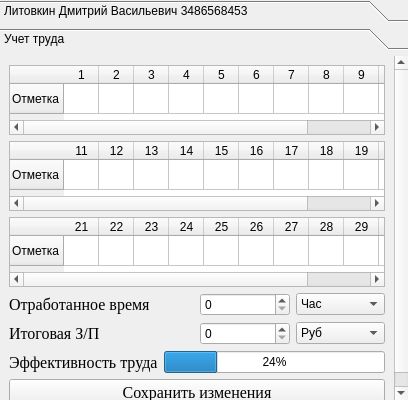
                   <widget class="QToolBox" name="toolBox_3">
                    <property name="enabled">
                     <bool>true</bool>
                    </property>
                    <property name="minimumSize">
                     <size>
                      <width>0</width>
                      <height>400</height>
                     </size>
                    </property>
                    <property name="currentIndex">
                     <number>1</number>
                    </property>
                    <widget class="QWidget" name="page_11">
                     <property name="geometry">
                      <rect>
                       <x>0</x>
                       <y>0</y>
                       <width>194</width>
                       <height>43</height>
                      </rect>
                     </property>
                     <attribute name="label">
                      <string>Литовкин Дмитрий Васильевич 3486568453</string>
                     </attribute>
                     <layout class="QFormLayout" name="formLayout_4">
                      <item row="0" column="0">
                       <layout class="QHBoxLayout" name="horizontalLayout_30">
                        <item>
                         <widget class="QPushButton" name="pushButton_12">
                          <property name="text">
                           <string>Редактировать</string>
                          </property>
                         </widget>
                        </item>
                        <item>
                         <widget class="QPushButton" name="pushButton_13">
                          <property name="text">
                           <string>Удалить</string>
                          </property>
                         </widget>
                        </item>
                       </layout>
                      </item>
                     </layout>
                    </widget>
                    <widget class="QWidget" name="page_12">
                     <property name="geometry">
                      <rect>
                       <x>0</x>
                       <y>0</y>
                       <width>399</width>
                       <height>374</height>
                      </rect>
                     </property>
                     <attribute name="label">
                      <string>Учет труда</string>
                     </attribute>
                     <layout class="QGridLayout" name="gridLayout_19">
                      <item row="5" column="0">
                       <widget class="QPushButton" name="pushButton_14">
                        <property name="font">
                         <font>
                          <family>Georgia</family>
                          <pointsize>12</pointsize>
                         </font>
                        </property>
                        <property name="text">
                         <string>Сохранить изменения</string>
                        </property>
                       </widget>
                      </item>
                      <item row="3" column="0">
                       <spacer name="verticalSpacer_14">
                        <property name="orientation">
                         <enum>Qt::Vertical</enum>
                        </property>
                        <property name="sizeHint" stdset="0">
                         <size>
                          <width>20</width>
                          <height>40</height>
                         </size>
                        </property>
                       </spacer>
                      </item>
                      <item row="1" column="0">
                       <layout class="QVBoxLayout" name="verticalLayout_36">
                        <item>
                         <layout class="QHBoxLayout" name="horizontalLayout_24">
                          <item>
                           <widget class="QLabel" name="label_38">
                            <property name="font">
                             <font>
                              <family>Georgia</family>
                              <pointsize>12</pointsize>
                             </font>
                            </property>
                            <property name="text">
                             <string>Отработанное время</string>
                            </property>
                           </widget>
                          </item>
                          <item>
                           <layout class="QHBoxLayout" name="horizontalLayout_25">
                            <item>
                             <widget class="QSpinBox" name="spinBox_7"/>
                            </item>
                            <item>
                             <widget class="QComboBox" name="comboBox_10">
                              <item>
                               <property name="text">
                                <string>Час</string>
                               </property>
                              </item>
                              <item>
                               <property name="text">
                                <string>День</string>
                               </property>
                              </item>
                             </widget>
                            </item>
                           </layout>
                          </item>
                         </layout>
                        </item>
                        <item>
                         <layout class="QHBoxLayout" name="horizontalLayout_26">
                          <item>
                           <widget class="QLabel" name="label_39">
                            <property name="font">
                             <font>
                              <family>Georgia</family>
                              <pointsize>12</pointsize>
                             </font>
                            </property>
                            <property name="text">
                             <string>Итоговая З/П</string>
                            </property>
                           </widget>
                          </item>
                          <item>
                           <layout class="QHBoxLayout" name="horizontalLayout_27">
                            <item>
                             <widget class="QSpinBox" name="spinBox_8"/>
                            </item>
                            <item>
                             <widget class="QComboBox" name="comboBox_11">
                              <item>
                               <property name="text">
                                <string>Руб</string>
                               </property>
                              </item>
                              <item>
                               <property name="text">
                                <string>Дол</string>
                               </property>
                              </item>
                             </widget>
                            </item>
                           </layout>
                          </item>
                         </layout>
                        </item>
                        <item>
                         <layout class="QHBoxLayout" name="horizontalLayout_28">
                          <item>
                           <widget class="QLabel" name="label_40">
                            <property name="font">
                             <font>
                              <family>Georgia</family>
                              <pointsize>12</pointsize>
                             </font>
                            </property>
                            <property name="text">
                             <string>Эффективность труда</string>
                            </property>
                           </widget>
                          </item>
                          <item>
                           <widget class="QProgressBar" name="progressBar_3">
                            <property name="value">
                             <number>24</number>
                            </property>
                           </widget>
                          </item>
                         </layout>
                        </item>
                       </layout>
                      </item>
                      <item row="0" column="0">
                       <layout class="QVBoxLayout" name="verticalLayout_37">
                        <item>
                         <widget class="QTableWidget" name="tableWidget_7">
                          <attribute name="horizontalHeaderDefaultSectionSize">
                           <number>35</number>
                          </attribute>
                          <row>
                           <property name="text">
                            <string>Отметка</string>
                           </property>
                          </row>
                          <column>
                           <property name="text">
                            <string>1</string>
                           </property>
                          </column>
                          <column>
                           <property name="text">
                            <string>2</string>
                           </property>
                          </column>
                          <column>
                           <property name="text">
                            <string>3</string>
                           </property>
                          </column>
                          <column>
                           <property name="text">
                            <string>4</string>
                           </property>
                          </column>
                          <column>
                           <property name="text">
                            <string>5</string>
                           </property>
                          </column>
                          <column>
                           <property name="text">
                            <string>6</string>
                           </property>
                          </column>
                          <column>
                           <property name="text">
                            <string>7</string>
                           </property>
                          </column>
                          <column>
                           <property name="text">
                            <string>8</string>
                           </property>
                          </column>
                          <column>
                           <property name="text">
                            <string>9</string>
                           </property>
                          </column>
                          <column>
                           <property name="text">
                            <string>10</string>
                           </property>
                          </column>
                          <column>
                           <property name="text">
                            <string>Х</string>
                           </property>
                          </column>
                         </widget>
                        </item>
                        <item>
                         <widget class="QTableWidget" name="tableWidget_8">
                          <attribute name="horizontalHeaderDefaultSectionSize">
                           <number>35</number>
                          </attribute>
                          <row>
                           <property name="text">
                            <string>Отметка</string>
                           </property>
                          </row>
                          <column>
                           <property name="text">
                            <string>11</string>
                           </property>
                          </column>
                          <column>
                           <property name="text">
                            <string>12</string>
                           </property>
                          </column>
                          <column>
                           <property name="text">
                            <string>13</string>
                           </property>
                          </column>
                          <column>
                           <property name="text">
                            <string>14</string>
                           </property>
                          </column>
                          <column>
                           <property name="text">
                            <string>15</string>
                           </property>
                          </column>
                          <column>
                           <property name="text">
                            <string>16</string>
                           </property>
                          </column>
                          <column>
                           <property name="text">
                            <string>17</string>
                           </property>
                          </column>
                          <column>
                           <property name="text">
                            <string>18</string>
                           </property>
                          </column>
                          <column>
                           <property name="text">
                            <string>19</string>
                           </property>
                          </column>
                          <column>
                           <property name="text">
                            <string>20</string>
                           </property>
                          </column>
                          <column>
                           <property name="text">
                            <string>Х</string>
                           </property>
                          </column>
                         </widget>
                        </item>
                        <item>
                         <widget class="QTableWidget" name="tableWidget_9">
                          <attribute name="horizontalHeaderDefaultSectionSize">
                           <number>35</number>
                          </attribute>
                          <row>
                           <property name="text">
                            <string>Отметка</string>
                           </property>
                          </row>
                          <column>
                           <property name="text">
                            <string>21</string>
                           </property>
                          </column>
                          <column>
                           <property name="text">
                            <string>22</string>
                           </property>
                          </column>
                          <column>
                           <property name="text">
                            <string>23</string>
                           </property>
                          </column>
                          <column>
                           <property name="text">
                            <string>24</string>
                           </property>
                          </column>
                          <column>
                           <property name="text">
                            <string>25</string>
                           </property>
                          </column>
                          <column>
                           <property name="text">
                            <string>26</string>
                           </property>
                          </column>
                          <column>
                           <property name="text">
                            <string>27</string>
                           </property>
                          </column>
                          <column>
                           <property name="text">
                            <string>28</string>
                           </property>
                          </column>
                          <column>
                           <property name="text">
                            <string>29</string>
                           </property>
                          </column>
                          <column>
                           <property name="text">
                            <string>30</string>
                           </property>
                          </column>
                          <column>
                           <property name="text">
                            <string>31</string>
                           </property>
                          </column>
                         </widget>
                        </item>
                       </layout>
                      </item>
                     </layout>
                    </widget>
                   </widget>
